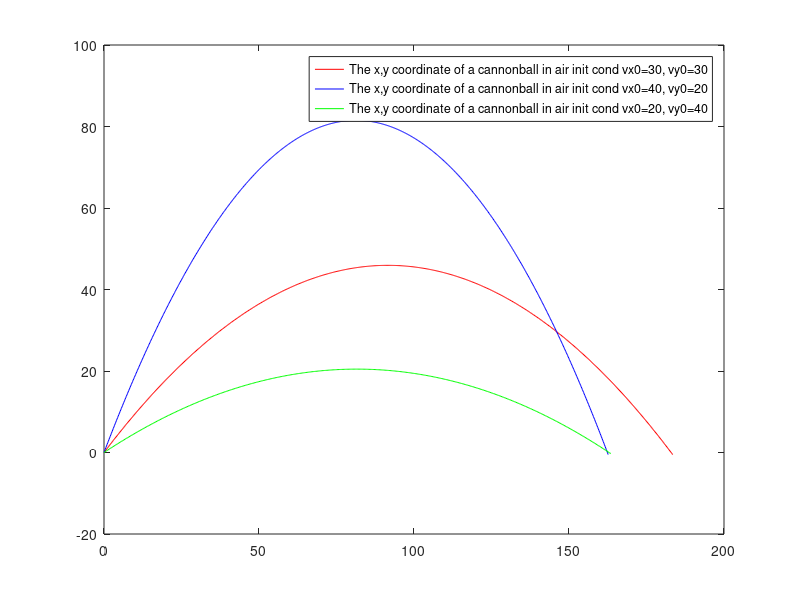

MATLAB code for this plot:
%Spencer Krum
%PH 322 problem 2_9
%to solve a 
%general form of euler Val(t + dt) = val(T) + dval(t) * dt

%solve numerically
%and reproduce fig 2.5

clear
close all

fprintf('%s', 'Launching a Cannon ball with air resistance') 

%setup consts
a = 6.5e-3
To = 25
alpha = 2.5


%b2 = b2/m
b2 = 4e-5



%setup time domain
dt = .01;
t1 = 0;
t2 = 12;
t = t1:dt:t2;

%initial speed is composed of vx and vy initial
x(1) = 0;
vx(1) = 30;
vy(1) = 30;
y(1) = 0;
v(1) = sqrt((vx(1)).^2 + (vy(1)).^2);
g = 9.8

%for loop three times
for k=1:length(t)-1,
    b2 = 4e-5;
    po = 1;
    p = po *(1 - a * y(k) / To).^alpha;
    b2 = b2 * p/po;
    v(k) = sqrt((vx(k)).^2 + (vy(k)).^2);

    x(k + 1) = x(k) + vx(k) * dt;
    vx(k +1) = vx(k) + - b2 * v(k) * vx(k) *dt;
    y(k + 1) = y(k) + vy(k) * dt;
    vy(k +1) = vy(k) + - b2 * v(k) * vy(k) *dt - g*dt;
    fprintf('T:\t%f\tV:\t%f\n', t(k),v(k))
    if length(y) > 100
        if y(k) < 0
            break
        end
    end

end

x1(1) = 0;
vx1(1) = 20;
vy1(1) = 40;
y1(1) = 0;
v(1) = sqrt((vx1(1)).^2 + (vy1(1)).^2);
g = 9.8

for k=1:length(t)-1,
    b2 = 4e-5;
    po = 1;
    p = po *(1 - a * y1(k) / To).^alpha;
    b2 = b2 * p/po;
    v(k) = sqrt((vx1(k)).^2 + (vy1(k)).^2);

    x1(k + 1) = x1(k) + vx1(k) * dt;
    vx1(k +1) = vx1(k) + - b2 * v(k) * vx1(k) *dt;
    y1(k + 1) = y1(k) + vy1(k) * dt;
    vy1(k +1) = vy1(k) + - b2 * v(k) * vy1(k) *dt - g*dt;
    fprintf('T:\t%f\tV:\t%f\n', t(k),v(k))
    if length(y1) > 100 && y1(k) < 0
        break
    end

end

x2(1) = 0;
vx2(1) = 40;
vy2(1) = 20;
y2(1) = 0;
v(1) = sqrt((vx2(1)).^2 + (vy2(1)).^2);
g = 9.8

for k=1:length(t)-1,
    b2 = 4e-5;
    po = 1;
    p = po *(1 - a * y2(k) / To).^alpha;
    b2 = b2 * p/po;
    v(k) = sqrt((vx2(k)).^2 + (vy2(k)).^2);

    x2(k + 1) = x2(k) + vx2(k) * dt;
    vx2(k +1) = vx2(k) + - b2 * v(k) * vx2(k) *dt;
    y2(k + 1) = y2(k) + vy2(k) * dt;
    vy2(k +1) = vy2(k) + - b2 * v(k) * vy2(k) *dt - g*dt;
    fprintf('T:\t%f\tV:\t%f\n', t(k),v(k))
    if length(y2) > 100 && y2(k) < 0
        break
    end

end

plot(x,y, 'r', x1,y1,'b', x2,y2,'g')
%plot(x,y, 'r')
legend('The x,y coordinate of a cannonball in air init cond vx0=30, vy0=30','The x,y coordinate of a cannonball in air init cond vx0=40, vy0=20','The x,y coordinate of a cannonball in air init cond vx0=20, vy0=40')
pause()
